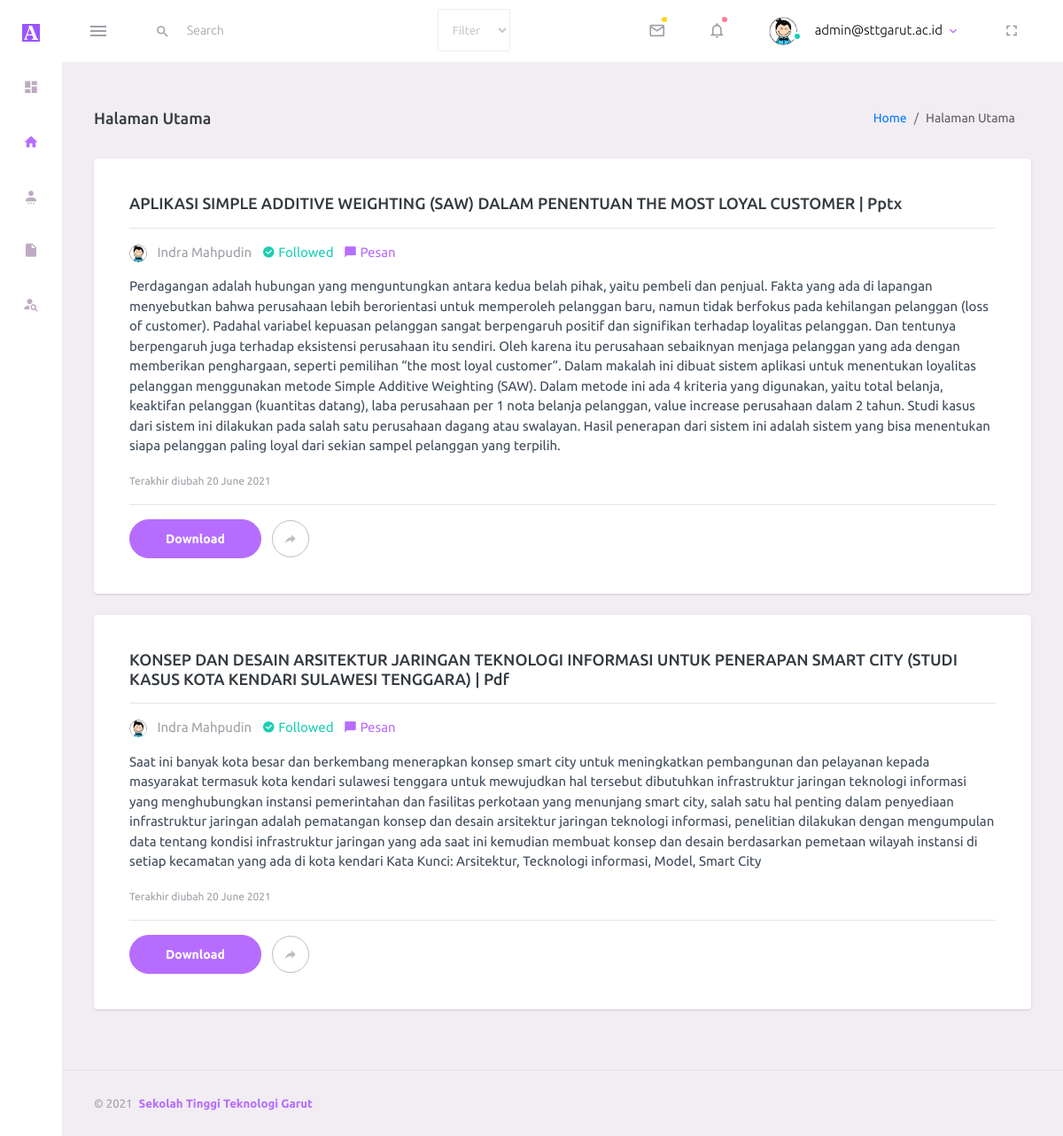
The app's page /menu/home.php (signed in) with its own data.
### tables this page shows
CREATE TABLE `tbl_user` (
  `user_id` int(11) NOT NULL,
  `username` varchar(150) DEFAULT NULL,
  `email` varchar(150) DEFAULT NULL,
  `image` varchar(150) DEFAULT NULL,
  `password` varchar(255) DEFAULT NULL,
  `role_id` int(11) DEFAULT NULL,
  `status` int(11) DEFAULT NULL,
  `date_created` int(11) DEFAULT NULL
);

CREATE TABLE `tbl_file` (
  `file_id` int(11) NOT NULL,
  `user_id` int(11) DEFAULT NULL,
  `judul` mediumtext DEFAULT NULL,
  `deskripsi` mediumtext DEFAULT NULL,
  `nama_file` varchar(255) DEFAULT NULL,
  `ukuran_file` varchar(255) DEFAULT NULL,
  `tipe_file` char(10) DEFAULT NULL,
  `privasi` int(1) DEFAULT NULL,
  `date_created` int(11) DEFAULT NULL
);

### menu/home.php (the view, shortened to what this page needs)
<?php
include '../core/autoload.php';
require '../core/functions.php';
$files = query_assoc("SELECT * FROM `tbl_file` WHERE `privasi` = 2 ");
include '../templates/header.php';
include '../templates/navbar.php';
include '../templates/sidebar.php';
?>
<div class="main-panel">
   <div class="content-wrapper">
      <div class="page-header">
         <h3 class="page-title">Halaman Utama</h3>
         <nav aria-label="breadcrumb">
            <ol class="breadcrumb">
               <li class="breadcrumb-item"><a href="../menu/home.php">Home</a></li>
               <li class="breadcrumb-item active" aria-current="page">Halaman Utama</li>
            </ol>
         </nav>
      </div>
      <div class="row justify-content-center">
         <?php
         foreach ($files as $file) :
            $user = get_where("tbl_user", "user_id", $file['user_id']);
         ?>
            <div class="col-sm-12 mb-4">
               <div class="card">
                  <div class="card-body">
                     <a href="">
                        <h5 class="card-title"><?= $file['judul'] ?> | <?= $file['tipe_file'] ?>
                        </h5>
                     </a>
                     <hr>
                     <p class="card-text">
                        <img src="../assets/profile/<?= $user['image'] ?>" alt="profile" style="width: 20px; height: 20px; object-fit: cover;" alt="foto" class="rounded-circle mr-2" class="rounded-circle">
                        <a href="profile.php?id=<?= $file['user_id']; ?>">
                           <span class="text-muted mr-2"> <?= $user['username'] ?></span>
                        </a>
                        <?php
                        btn_follow($_SESSION['user_id'], $file['user_id']);
                        btn_message($_SESSION['user_id'], $file['user_id']);
                        ?>
                     </p>
                     <p class="card-text text-dark"><?= $file['deskripsi'] ?></p>
                     <p class="card-text">
                        <small class="text-muted">Terakhir diubah <?= date('d F Y', $file['date_created']) ?></small>
                     </p>
                     <hr>
                     <button onclick="window.location.href='../assets/uploads/<?= $user['email'] ?>/<?= $file['nama_file'] ?>';" class="btn btn-rounded btn-primary mr-2">Download</button>
                     <button type="submit" class="btn btn-outline-secondary btn-rounded btn-icon" data-toggle="modal" data-target="#share-<?= $file['file_id'] ?>">
                        <i class="mdi mdi-share"></i>
                     </button>
                  </div>
               </div>
            </div>
         <?php endforeach ?>
      </div>
   </div>
   <?php include '../templates/footer.php' ?>

### templates/navbar.php (shortened to what this page needs)
<?php
$user_session = get_where("tbl_user", "user_id", $_SESSION['user_id']);
$s_keyword = "";
?>
<nav class="navbar default-layout-navbar col-lg-12 col-12 p-0 fixed-top d-flex flex-row">
   <div class="text-center navbar-brand-wrapper d-flex align-items-center justify-content-center">
      <a class="navbar-brand brand-logo-mini" href="../index.php"><img src="../assets/images/Academia.edu_logomini.svg" alt="logo" /></a>
   </div>
   <div class="navbar-menu-wrapper d-flex align-items-stretch">
      <button class="navbar-toggler navbar-toggler align-self-center" type="button" data-toggle="minimize">
         <span class="mdi mdi-menu"></span>
      </button>
      <div class="search-field col-5 d-none d-md-block">
         <form class="d-flex align-items-center h-100" action="" method="post">
            <div class="input-group ">
               <div class="input-group-prepend bg-transparent">
                  <i class="input-group-text border-0 mdi mdi-magnify"></i>
               </div>
               <input type="text" class="form-control bg-transparent border-0 search-form" placeholder="Search" type="text" name="s_keyword" id="s_keyword" value="<?php echo $s_keyword; ?>">
               <div class="input-group-prepend bg-transparent">
                  <select name="s_kategori" id="s_kategori" class="form-control">
                     <option value="" selected>Filter</option>
                  </select>
               </div>
            </div>
         </form>
      </div>
      <ul class="navbar-nav navbar-nav-right">
         <li class="nav-item dropdown">
            <a class="nav-link count-indicator dropdown-toggle" id="messageDropdown" href="#" data-toggle="dropdown" aria-expanded="false">
               <i class="mdi mdi-email-outline"></i>
               <span class="count-symbol bg-warning"></span>
            </a>
         </li>
         <li class="nav-item dropdown">
            <a class="nav-link count-indicator dropdown-toggle" id="notificationDropdown" href="#" data-toggle="dropdown">
               <i class="mdi mdi-bell-outline"></i>
               <span class="count-symbol bg-danger"></span>
            </a>
         </li>
         <li class="nav-item nav-profile dropdown">
            <a class="nav-link dropdown-toggle" id="profileDropdown" href="#" data-toggle="dropdown" aria-expanded="false">
               <div class="nav-profile-img">
                  <img src="../assets/profile/<?= $user_session['image'] ?>" alt="image">
                  <span class="availability-status online"></span>
               </div>
               <div class="nav-profile-text">
                  <p class="mb-1 text-black"><?= $_SESSION['login'] ?></p>
               </div>
            </a>
         </li>
         <li class="nav-item d-none d-lg-block full-screen-link">
            <a class="nav-link">
               <i class="mdi mdi-fullscreen" id="fullscreen-button"></i>
            </a>
         </li>
      </ul>
   </div>
</nav>
<div class="container-fluid page-body-wrapper pt-5">

### core/functions.php (shortened to what this page needs)
<?php
include 'autoload.php';
function get_where($table, $where, $id)
{
   global $conn;
   $data = mysqli_fetch_assoc($conn->query("SELECT * FROM $table WHERE $where = $id"));
   return $data;
}
function query_assoc($sql)
{
   global $conn;
   $result = $conn->query($sql);
   $data = [];
   while ($row = mysqli_fetch_assoc($result)) {
      $data[] = $row;
   }
   return $data;
}
function isFollowed($id_user, $id_user_followed)
{
   global $conn;
   $result = mysqli_query($conn, "SELECT * FROM tbl_data_follow WHERE user_follower = '$id_user' AND user_followed = '$id_user_followed'");
   if (mysqli_fetch_assoc($result)) {
      return true;
   } else {
      return false;
   }
}
function btn_follow($id_session, $user_id)
{
   if ($id_session != $user_id) {
      if (isFollowed($id_session, $user_id)) {
         echo "
         <a href='?unfollow=1&id=$id_session&followed=$user_id' class='mr-2 text-success'>
            <i class='mdi mdi-check-circle'></i>
            <span>Followed</span>
         </a>";
      } else {
         echo "
         <a href='?follow=1&id=$id_session&followed=$user_id' class='mr-2 text-primary'>
            <i class='mdi mdi-plus-circle'></i>
            <span>Follow</span>
         </a>";
      }
   }
}
function btn_message($id_session, $user_id)
{
   if ($id_session != $user_id) {
      echo "
      <a href='message.php?id=$user_id' class='mr-2 text-primary'>
         <i class='mdi mdi-message'></i>
         <span>Pesan</span>
      </a>";
   }
}

### assets/css/profile.css (style rules this page uses)
body { margin-top: 20px; color: #1a202c; text-align: left; background-color: #e2e8f0; }
.card { box-shadow: 0 1px 3px 0 rgba(0, 0, 0, .1), 0 1px 2px 0 rgba(0, 0, 0, .06); }
.card { position: relative; display: flex; flex-direction: column; min-width: 0; word-wrap: break-word; background-color: #fff; background-clip: border-box; border: 0 solid rgba(0, 0, 0, .125); border-radius: .25rem; }
.card-body { flex: 1 1 auto; min-height: 1px; padding: 1rem; }
.h-100 { height: 100% !important; }

### records on screen
tbl_user: image (picture)
tbl_file: judul "APLIKASI SIMPLE ADDITIVE WEIGHTING (SAW) DALAM PENENTUAN THE MOST LOYAL CUSTOMER", tipe_file "Pptx", user.image (picture), user.username "Indra Mahpudin", deskripsi "Perdagangan adalah hubungan yang menguntungkan antara kedua belah pihak, yaitu pembeli dan penjual. Fakta yang ada di lapangan menyebutkan bahwa perusahaan lebih berorientasi untuk memperoleh pelanggan baru, namun tidak berfokus pada kehilangan pelanggan (loss of customer). Padahal variabel kepuasan pelanggan sangat berpengaruh positif dan signifikan terhadap loyalitas pelanggan. Dan tentunya berpengaruh juga terhadap eksistensi perusahaan itu sendiri. Oleh karena itu perusahaan sebaiknyan menjaga pelanggan yang ada dengan memberikan penghargaan, seperti pemilihan “the most loyal customer”. Dalam makalah ini dibuat sistem aplikasi untuk menentukan loyalitas pelanggan menggunakan metode…", date_created "20 June 2021"
tbl_file: judul "KONSEP DAN DESAIN ARSITEKTUR JARINGAN TEKNOLOGI INFORMASI UNTUK PENERAPAN SMART CITY (STUDI KASUS KOTA KENDARI SULAWESI TENGGARA)", tipe_file "Pdf", user.image (picture), user.username "Indra Mahpudin", deskripsi "Saat ini banyak kota besar dan berkembang menerapkan konsep smart city untuk meningkatkan pembangunan dan pelayanan kepada masyarakat termasuk kota kendari sulawesi tenggara untuk mewujudkan hal tersebut dibutuhkan infrastruktur jaringan teknologi informasi yang menghubungkan instansi pemerintahan dan fasilitas perkotaan yang menunjang smart city, salah satu hal penting dalam penyediaan infrastruktur jaringan adalah pematangan konsep dan desain arsitektur jaringan teknologi informasi, penelitian dilakukan dengan mengumpulan data tentang kondisi infrastruktur jaringan yang ada saat ini kemudian membuat konsep dan desain berdasarkan pemetaan wilayah instansi di setiap kecamatan yang ada di…", date_created "20 June 2021"

### other values on screen
$_SESSION['login'] "admin@sttgarut.ac.id"
